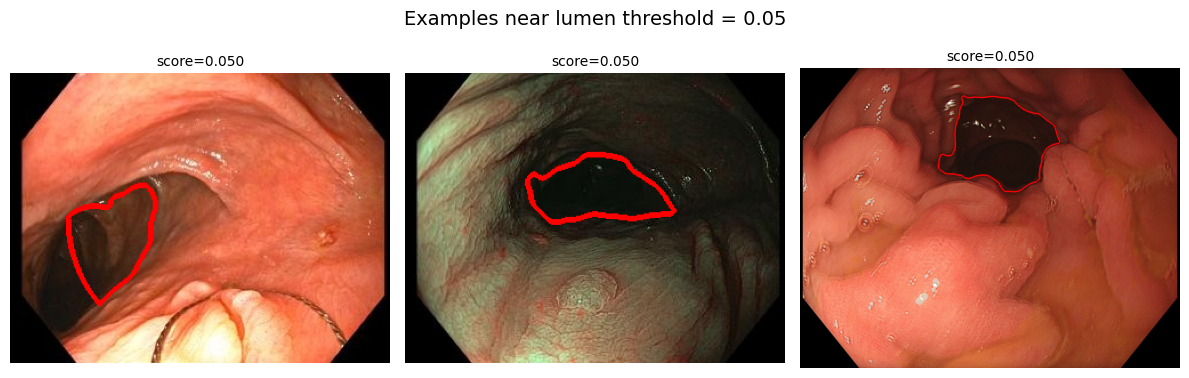
#> input picture files/latex2daEntrega/img/lumen_05.png, 1189 x 378 px
$ python -i Filters.py   (imports and definitions only)   (older library calls are emulated)
#> lines starting #> are read from the running program, lines starting #| are printed output that depends on the picture; after the words box and inside, x2 and y2 are one past the last pixel; in counts of white or black regions, pixels touching at a corner belong together
#> further down, picture is the input picture: shape (378, 1189, 3); mean B, G, R 102.7, 118.6, 163.5
"""
Image-quality metric and filtering helpers.
"""

from __future__ import annotations

from dataclasses import dataclass
from pathlib import Path

import cv2
import numpy as np
import pandas as pd


@dataclass(slots=True)
class FilterParams:
    """Thresholds used to decide whether an image is discarded."""

    darkness_threshold: float = 45.0
    lumen_threshold: float = 0.02
    uniformity_threshold: float = 4.0
    blur_threshold: float = 30.0


# [33 lines left out: function add_darkness_values, not called in this run]


def compute_lumen_area_ratio(
    image: np.ndarray,
    fov_radius_ratio: float = 0.88,
    dark_threshold: int = 55,
    blur_ksize: int = 21,
    min_component_area_ratio: float = 0.01,
    border_margin_ratio: float = 0.05,
    max_border_overlap_ratio: float = 0.40,
) -> tuple[float, np.ndarray]:
    """
    Estimate the area ratio occupied by the largest valid dark component
    compatible with intestinal lumen.

    Returns:
        lumen_area_ratio: area of selected component / useful FOV area.
        component_mask: binary mask of the selected component.
    """
#> called with fov_radius_ratio = 0.88, dark_threshold = 55, blur_ksize = 21, min_component_area_ratio = 0.01, border_margin_ratio = 0.05, max_border_overlap_ratio = 0.4

    hsv = cv2.cvtColor(image, cv2.COLOR_BGR2HSV)
#> hsv: shape (378, 1189, 3); mean H, S, V 9.4, 104.2, 163.7
    value = hsv[:, :, 2]
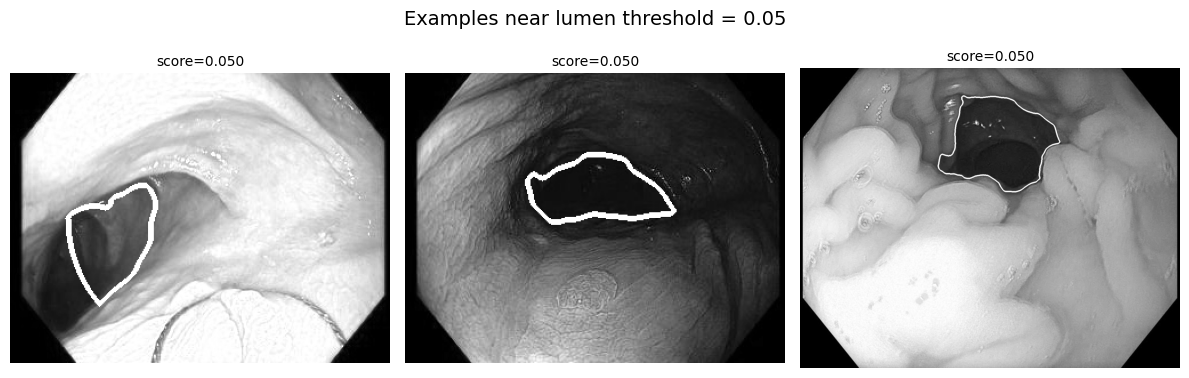
#> value: shape (378, 1189); min 0, max 255, mean 163.7

    h, w = value.shape
#> h = 378; w = 1189
    cx, cy = w // 2, h // 2
#> cx = 594; cy = 189
    max_r = min(h, w) // 2
#> max_r = 189

    if max_r <= 0:
        return 0.0, np.zeros_like(value, dtype=np.uint8)

    # Useful central endoscopic field of view.
    fov_r = max(8, int(max_r * fov_radius_ratio))
#> fov_r = 166
    fov_mask = np.zeros_like(value, dtype=np.uint8)
    cv2.circle(fov_mask, (cx, cy), fov_r, 255, -1)
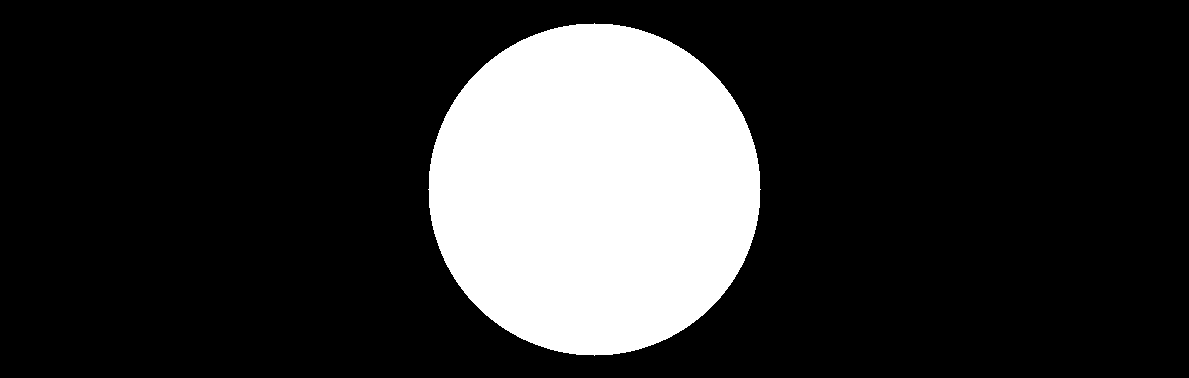
#> fov_mask: shape (378, 1189); 19.3% white; 1 white region, box (x1, y1, x2, y2) and area: (428, 23, 761, 356) 86525

    # Smooth image to detect large dark regions instead of tiny texture.
    if blur_ksize % 2 == 0:
        blur_ksize += 1

    smooth = cv2.GaussianBlur(value, (blur_ksize, blur_ksize), 0)
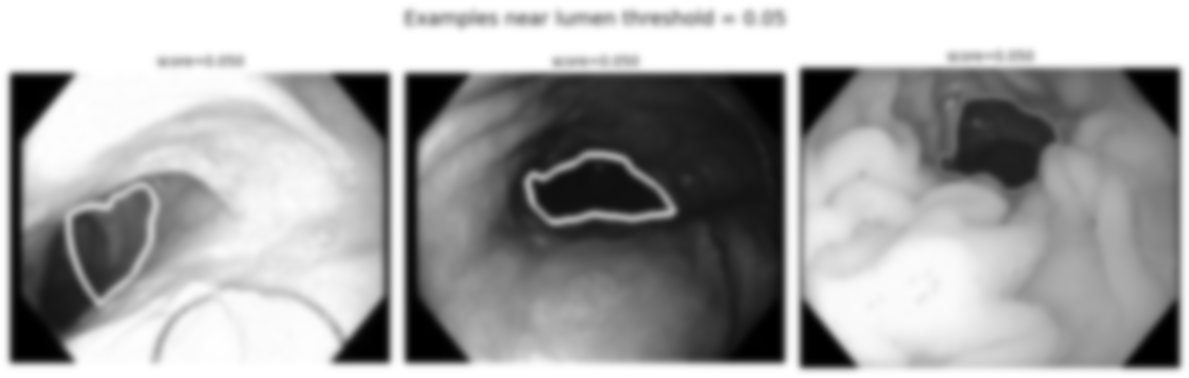
#> smooth: shape (378, 1189); min 0, max 255, mean 163.7

    # Segment truly dark regions inside the useful FOV.
    dark_mask = np.zeros_like(value, dtype=np.uint8)
    dark_mask[(smooth < dark_threshold) & (fov_mask > 0)] = 255

    # Remove small noise and connect nearby dark pixels.
    kernel_size = max(3, int(round(min(h, w) * 0.02)))
#> kernel_size = 8
    if kernel_size % 2 == 0:
        kernel_size += 1
#> kernel_size = 9

    kernel = cv2.getStructuringElement(
        cv2.MORPH_ELLIPSE,
        (kernel_size, kernel_size),
    )

    dark_mask = cv2.morphologyEx(dark_mask, cv2.MORPH_OPEN, kernel, iterations=1)
    dark_mask = cv2.morphologyEx(dark_mask, cv2.MORPH_CLOSE, kernel, iterations=1)

    if cv2.countNonZero(dark_mask) == 0:
        return 0.0, np.zeros_like(value, dtype=np.uint8)

    # Border ring to reject dark regions caused by the endoscopic frame border.
    border_margin_px = max(4, int(min(h, w) * border_margin_ratio))
#> border_margin_px = 18
    border_kernel = cv2.getStructuringElement(
        cv2.MORPH_ELLIPSE,
        (2 * border_margin_px + 1, 2 * border_margin_px + 1),
    )

    eroded_fov = cv2.erode(fov_mask, border_kernel, iterations=1)
    border_ring = cv2.subtract(fov_mask, eroded_fov)

    num_labels, labels, stats, _ = cv2.connectedComponentsWithStats(
        dark_mask,
        connectivity=8,
    )
#> num_labels = 3
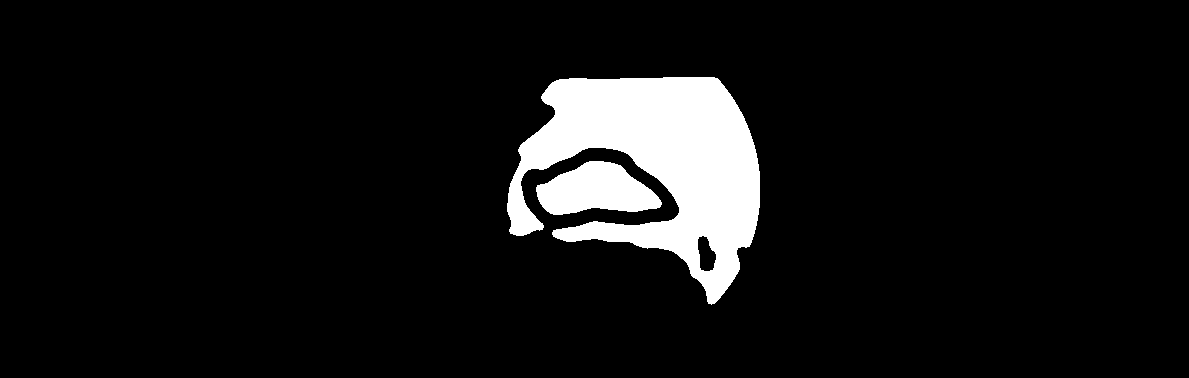
#> dark_mask: shape (378, 1189); 7.6% white; 2 white regions, box (x1, y1, x2, y2) and area: (507, 77, 760, 305) 29760, (536, 161, 662, 215) 4557

    fov_area = float(np.count_nonzero(fov_mask))
#> fov_area = 86525
    best_ratio = 0.0
    best_mask = np.zeros_like(value, dtype=np.uint8)

    for label in range(1, num_labels):
        component_area = float(stats[label, cv2.CC_STAT_AREA])
        area_ratio = component_area / fov_area

        if area_ratio < min_component_area_ratio:
            continue

        component_mask = np.zeros_like(value, dtype=np.uint8)
        component_mask[labels == label] = 255

        border_overlap = float(
            cv2.countNonZero(cv2.bitwise_and(component_mask, border_ring))
        )
        border_overlap_ratio = border_overlap / max(component_area, 1.0)

        if border_overlap_ratio > max_border_overlap_ratio:
            continue

        if area_ratio > best_ratio:
            best_ratio = area_ratio
            best_mask = component_mask
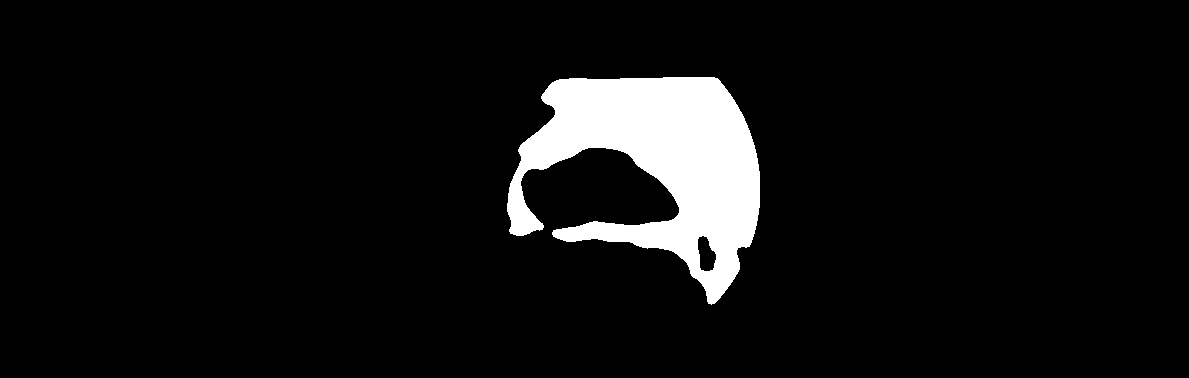
#> best_mask: shape (378, 1189); 6.6% white; 1 white region, box (x1, y1, x2, y2) and area: (507, 77, 760, 305) 29760
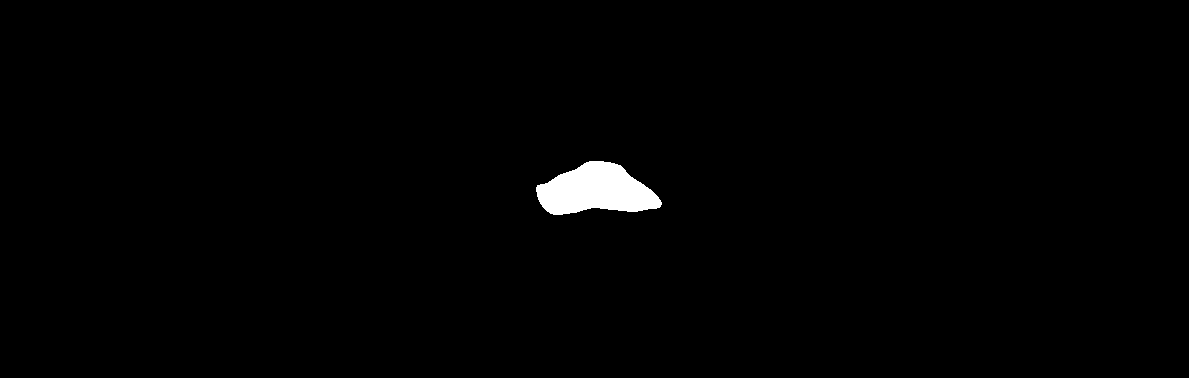
#> component_mask: shape (378, 1189); 1% white; 1 white region, box (x1, y1, x2, y2) and area: (536, 161, 662, 215) 4557
#> after the loop, best_ratio = 0.344

    return float(best_ratio), best_mask


# [168 lines left out: functions add_lumen_values, add_uniformity_values, add_blur_values, evaluate_darkness_filter, evaluate_lumen_filter, evaluate_uniformity_filter and 1 more, not called in this run]

>>> import cv2
>>> picture = cv2.imread('../files/latex2daEntrega/img/lumen_05.png')
>>> result = compute_lumen_area_ratio(picture)
